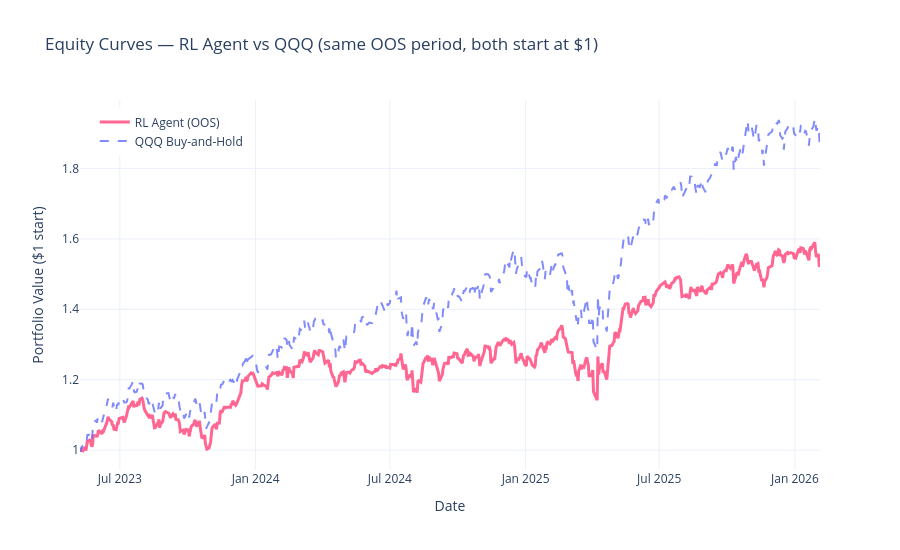

Source (notebook cell):
### Markdown cell above
## 2. RL Agent vs QQQ Buy-and-Hold (same period)

Recalculate QQQ B&H starting from the exact first day of the RL OOS test set,
so both curves start at 1.0 on the same date. This is the **fair** comparison.

### Code cell
if rl_available:
    # Recalculate QQQ equity from RL returns (already aligned)
    qqq_matched = (1 + rl_returns["QQQ"]).cumprod()
    rl_eq = (1 + rl_returns["RL Agent"]).cumprod()

    # Plot
    fig = go.Figure()
    fig.add_trace(go.Scatter(
        x=rl_eq.index, y=rl_eq, name="RL Agent (OOS)", mode="lines",
        line=dict(color=COLORS["RL Agent"], width=3.0)))
    fig.add_trace(go.Scatter(
        x=qqq_matched.index, y=qqq_matched, name="QQQ Buy-and-Hold", mode="lines",
        line=dict(color=COLORS["QQQ (matched)"], width=2.0, dash="dash"), opacity=0.8))

    fig.update_layout(
        title="Equity Curves — RL Agent vs QQQ (same OOS period, both start at $1)",
        xaxis_title="Date", yaxis_title="Portfolio Value ($1 start)",
        template="plotly_white", height=550,
        legend=dict(x=0.02, y=0.98), hovermode="x unified")
    if SAVE_PLOTS: fig.write_html(f"{RESULTS_DIR}/plot_equity_rl_vs_qqq.html")
    fig.show()

    # Metrics table: RL vs QQQ on SAME period
    rl_eq_arr = np.array([1.0] + list(rl_eq.values))
    qqq_eq_arr = np.array([1.0] + list(qqq_matched.values))
    rl_m = compute_all_metrics(rl_eq_arr)
    qqq_m = compute_all_metrics(qqq_eq_arr)

    fair_compare = pd.DataFrame({"RL Agent": rl_m, "QQQ Buy-and-Hold": qqq_m}).T
    print(f"\nFair comparison ({rl_eq.index[0].date()} → {rl_eq.index[-1].date()}):")
    display(fair_compare[["ARC (%)", "ASD (%)", "Max Drawdown (%)", "Sharpe", "Sortino", "Calmar", "IR1", "IR2"]])

### Figure 1 — Plotly figure (JSON) as saved in the notebook; plotly's stock layout.template omitted (floating-point values rounded to 4 significant figures; data arrays with more than 128 entries replaced by an {"elided": "..."} marker saying what was removed)
{"data": [{"line": {"color": "#FF6692", "width": 3}, "mode": "lines", "name": "RL Agent (OOS)", "type": "scatter", "x": {"elided": "650 str values"}, "y": {"elided": "650 float values"}}, {"line": {"color": "#636EFA", "dash": "dash", "width": 2}, "mode": "lines", "name": "QQQ Buy-and-Hold", "opacity": 0.8, "type": "scatter", "x": {"elided": "650 str values"}, "y": {"elided": "650 float values"}}], "layout": {"height": 550, "hovermode": "x unified", "legend": {"x": 0.02, "y": 0.98}, "title": {"text": "Equity Curves — RL Agent vs QQQ (same OOS period, both start at $1)"}, "xaxis": {"title": {"text": "Date"}}, "yaxis": {"title": {"text": "Portfolio Value ($1 start)"}}}}
